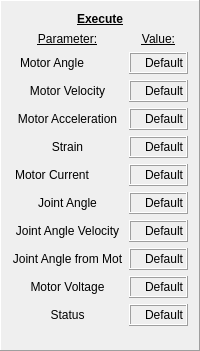
      <widget class="QFrame" name="frame_3">
       <property name="frameShape">
        <enum>QFrame::Panel</enum>
       </property>
       <property name="frameShadow">
        <enum>QFrame::Raised</enum>
       </property>
       <layout class="QVBoxLayout" name="verticalLayout_2">
        <item>
         <widget class="QLabel" name="label_20">
          <property name="text">
           <string>&lt;html&gt;&lt;head/&gt;&lt;body&gt;&lt;p align=&quot;center&quot;&gt;&lt;span style=&quot; font-weight:600; text-decoration: underline;&quot;&gt;Execute&lt;/span&gt;&lt;/p&gt;&lt;/body&gt;&lt;/html&gt;</string>
          </property>
         </widget>
        </item>
        <item>
         <layout class="QGridLayout" name="gridLayout_2" rowstretch="3,0,0,0,0,0,0,0,0,0,0">
          <item row="3" column="1">
           <widget class="QLabel" name="disp_mot_acc">
            <property name="sizePolicy">
             <sizepolicy hsizetype="Preferred" vsizetype="Preferred">
              <horstretch>0</horstretch>
              <verstretch>0</verstretch>
             </sizepolicy>
            </property>
            <property name="minimumSize">
             <size>
              <width>50</width>
              <height>22</height>
             </size>
            </property>
            <property name="maximumSize">
             <size>
              <width>200</width>
              <height>16777215</height>
             </size>
            </property>
            <property name="baseSize">
             <size>
              <width>50</width>
              <height>0</height>
             </size>
            </property>
            <property name="autoFillBackground">
             <bool>false</bool>
            </property>
            <property name="frameShape">
             <enum>QFrame::Box</enum>
            </property>
            <property name="frameShadow">
             <enum>QFrame::Raised</enum>
            </property>
            <property name="lineWidth">
             <number>1</number>
            </property>
            <property name="text">
             <string>Default</string>
            </property>
            <property name="alignment">
             <set>Qt::AlignRight|Qt::AlignTrailing|Qt::AlignVCenter</set>
            </property>
           </widget>
          </item>
          <item row="3" column="0">
           <widget class="QLabel" name="label_42">
            <property name="sizePolicy">
             <sizepolicy hsizetype="Preferred" vsizetype="Preferred">
              <horstretch>0</horstretch>
              <verstretch>0</verstretch>
             </sizepolicy>
            </property>
            <property name="minimumSize">
             <size>
              <width>80</width>
              <height>0</height>
             </size>
            </property>
            <property name="layoutDirection">
             <enum>Qt::LeftToRight</enum>
            </property>
            <property name="text">
             <string>&lt;html&gt;&lt;head/&gt;&lt;body&gt;&lt;p&gt;Motor Acceleration&lt;/p&gt;&lt;/body&gt;&lt;/html&gt;</string>
            </property>
            <property name="alignment">
             <set>Qt::AlignCenter</set>
            </property>
           </widget>
          </item>
          <item row="2" column="0">
           <widget class="QLabel" name="label_32">
            <property name="sizePolicy">
             <sizepolicy hsizetype="Preferred" vsizetype="Preferred">
              <horstretch>0</horstretch>
              <verstretch>0</verstretch>
             </sizepolicy>
            </property>
            <property name="minimumSize">
             <size>
              <width>80</width>
              <height>0</height>
             </size>
            </property>
            <property name="layoutDirection">
             <enum>Qt::LeftToRight</enum>
            </property>
            <property name="text">
             <string>&lt;html&gt;&lt;head/&gt;&lt;body&gt;&lt;p&gt;Motor Velocity&lt;/p&gt;&lt;/body&gt;&lt;/html&gt;</string>
            </property>
            <property name="alignment">
             <set>Qt::AlignCenter</set>
            </property>
           </widget>
          </item>
          <item row="5" column="0">
           <widget class="QLabel" name="label_29">
            <property name="sizePolicy">
             <sizepolicy hsizetype="Preferred" vsizetype="Preferred">
              <horstretch>0</horstretch>
              <verstretch>0</verstretch>
             </sizepolicy>
            </property>
            <property name="minimumSize">
             <size>
              <width>80</width>
              <height>0</height>
             </size>
            </property>
            <property name="maximumSize">
             <size>
              <width>80</width>
              <height>16777215</height>
             </size>
            </property>
            <property name="layoutDirection">
             <enum>Qt::LeftToRight</enum>
            </property>
            <property name="text">
             <string>&lt;html&gt;&lt;head/&gt;&lt;body&gt;&lt;p&gt;Motor Current&lt;/p&gt;&lt;/body&gt;&lt;/html&gt;</string>
            </property>
            <property name="alignment">
             <set>Qt::AlignCenter</set>
            </property>
           </widget>
          </item>
          <item row="6" column="0">
           <widget class="QLabel" name="label_27">
            <property name="sizePolicy">
             <sizepolicy hsizetype="Preferred" vsizetype="Preferred">
              <horstretch>0</horstretch>
              <verstretch>0</verstretch>
             </sizepolicy>
            </property>
            <property name="minimumSize">
             <size>
              <width>80</width>
              <height>0</height>
             </size>
            </property>
            <property name="maximumSize">
             <size>
              <width>16777215</width>
              <height>16777215</height>
             </size>
            </property>
            <property name="layoutDirection">
             <enum>Qt::LeftToRight</enum>
            </property>
            <property name="text">
             <string>&lt;html&gt;&lt;head/&gt;&lt;body&gt;&lt;p&gt;Joint Angle&lt;/p&gt;&lt;/body&gt;&lt;/html&gt;</string>
            </property>
            <property name="alignment">
             <set>Qt::AlignCenter</set>
            </property>
           </widget>
          </item>
          <item row="1" column="0">
           <widget class="QLabel" name="label_31">
            <property name="sizePolicy">
             <sizepolicy hsizetype="Preferred" vsizetype="Preferred">
              <horstretch>0</horstretch>
              <verstretch>0</verstretch>
             </sizepolicy>
            </property>
            <property name="minimumSize">
             <size>
              <width>80</width>
              <height>0</height>
             </size>
            </property>
            <property name="maximumSize">
             <size>
              <width>80</width>
              <height>16777215</height>
             </size>
            </property>
            <property name="layoutDirection">
             <enum>Qt::LeftToRight</enum>
            </property>
            <property name="text">
             <string>&lt;html&gt;&lt;head/&gt;&lt;body&gt;&lt;p&gt;Motor Angle&lt;/p&gt;&lt;/body&gt;&lt;/html&gt;</string>
            </property>
            <property name="alignment">
             <set>Qt::AlignCenter</set>
            </property>
           </widget>
          </item>
          <item row="6" column="1">
           <widget class="QLabel" name="disp_joint_angle">
            <property name="sizePolicy">
             <sizepolicy hsizetype="Preferred" vsizetype="Preferred">
              <horstretch>0</horstretch>
              <verstretch>0</verstretch>
             </sizepolicy>
            </property>
            <property name="minimumSize">
             <size>
              <width>50</width>
              <height>22</height>
             </size>
            </property>
            <property name="maximumSize">
             <size>
              <width>200</width>
              <height>16777215</height>
             </size>
            </property>
            <property name="baseSize">
             <size>
              <width>50</width>
              <height>0</height>
             </size>
            </property>
            <property name="autoFillBackground">
             <bool>false</bool>
            </property>
            <property name="frameShape">
             <enum>QFrame::Box</enum>
            </property>
            <property name="frameShadow">
             <enum>QFrame::Raised</enum>
            </property>
            <property name="lineWidth">
             <number>1</number>
            </property>
            <property name="text">
             <string>Default</string>
            </property>
            <property name="alignment">
             <set>Qt::AlignRight|Qt::AlignTrailing|Qt::AlignVCenter</set>
            </property>
           </widget>
          </item>
          <item row="5" column="1">
           <widget class="QLabel" name="disp_current_mot">
            <property name="sizePolicy">
             <sizepolicy hsizetype="Preferred" vsizetype="Preferred">
              <horstretch>0</horstretch>
              <verstretch>0</verstretch>
             </sizepolicy>
            </property>
            <property name="minimumSize">
             <size>
              <width>50</width>
              <height>22</height>
             </size>
            </property>
            <property name="maximumSize">
             <size>
              <width>200</width>
              <height>16777215</height>
             </size>
            </property>
            <property name="baseSize">
             <size>
              <width>50</width>
              <height>0</height>
             </size>
            </property>
            <property name="autoFillBackground">
             <bool>false</bool>
            </property>
            <property name="frameShape">
             <enum>QFrame::Box</enum>
            </property>
            <property name="frameShadow">
             <enum>QFrame::Raised</enum>
            </property>
            <property name="lineWidth">
             <number>1</number>
            </property>
            <property name="text">
             <string>Default</string>
            </property>
            <property name="alignment">
             <set>Qt::AlignRight|Qt::AlignTrailing|Qt::AlignVCenter</set>
            </property>
           </widget>
          </item>
          <item row="0" column="1">
           <widget class="QLabel" name="label_41">
            <property name="sizePolicy">
             <sizepolicy hsizetype="Preferred" vsizetype="Preferred">
              <horstretch>0</horstretch>
              <verstretch>0</verstretch>
             </sizepolicy>
            </property>
            <property name="minimumSize">
             <size>
              <width>50</width>
              <height>0</height>
             </size>
            </property>
            <property name="text">
             <string>&lt;html&gt;&lt;head/&gt;&lt;body&gt;&lt;p&gt;&lt;span style=&quot; text-decoration: underline;&quot;&gt;Value:&lt;/span&gt;&lt;/p&gt;&lt;/body&gt;&lt;/html&gt;</string>
            </property>
            <property name="alignment">
             <set>Qt::AlignCenter</set>
            </property>
           </widget>
          </item>
          <item row="4" column="1">
           <widget class="QLabel" name="disp_strain">
            <property name="sizePolicy">
             <sizepolicy hsizetype="Preferred" vsizetype="Preferred">
              <horstretch>0</horstretch>
              <verstretch>0</verstretch>
             </sizepolicy>
            </property>
            <property name="minimumSize">
             <size>
              <width>50</width>
              <height>22</height>
             </size>
            </property>
            <property name="maximumSize">
             <size>
              <width>200</width>
              <height>16777215</height>
             </size>
            </property>
            <property name="baseSize">
             <size>
              <width>50</width>
              <height>0</height>
             </size>
            </property>
            <property name="autoFillBackground">
             <bool>false</bool>
            </property>
            <property name="frameShape">
             <enum>QFrame::Box</enum>
            </property>
            <property name="frameShadow">
             <enum>QFrame::Raised</enum>
            </property>
            <property name="lineWidth">
             <number>1</number>
            </property>
            <property name="text">
             <string>Default</string>
            </property>
            <property name="alignment">
             <set>Qt::AlignRight|Qt::AlignTrailing|Qt::AlignVCenter</set>
            </property>
           </widget>
          </item>
          <item row="1" column="1">
           <widget class="QLabel" name="disp_mot_ang">
            <property name="sizePolicy">
             <sizepolicy hsizetype="Preferred" vsizetype="Preferred">
              <horstretch>0</horstretch>
              <verstretch>0</verstretch>
             </sizepolicy>
            </property>
            <property name="minimumSize">
             <size>
              <width>50</width>
              <height>22</height>
             </size>
            </property>
            <property name="maximumSize">
             <size>
              <width>200</width>
              <height>16777215</height>
             </size>
            </property>
            <property name="baseSize">
             <size>
              <width>50</width>
              <height>0</height>
             </size>
            </property>
            <property name="autoFillBackground">
             <bool>false</bool>
            </property>
            <property name="frameShape">
             <enum>QFrame::Box</enum>
            </property>
            <property name="frameShadow">
             <enum>QFrame::Raised</enum>
            </property>
            <property name="lineWidth">
             <number>1</number>
            </property>
            <property name="text">
             <string>Default</string>
            </property>
            <property name="alignment">
             <set>Qt::AlignRight|Qt::AlignTrailing|Qt::AlignVCenter</set>
            </property>
           </widget>
          </item>
          <item row="2" column="1">
           <widget class="QLabel" name="disp_mot_vel">
            <property name="sizePolicy">
             <sizepolicy hsizetype="Preferred" vsizetype="Preferred">
              <horstretch>0</horstretch>
              <verstretch>0</verstretch>
             </sizepolicy>
            </property>
            <property name="minimumSize">
             <size>
              <width>50</width>
              <height>22</height>
             </size>
            </property>
            <property name="maximumSize">
             <size>
              <width>200</width>
              <height>16777215</height>
             </size>
            </property>
            <property name="baseSize">
             <size>
              <width>50</width>
              <height>0</height>
             </size>
            </property>
            <property name="autoFillBackground">
             <bool>false</bool>
            </property>
            <property name="frameShape">
             <enum>QFrame::Box</enum>
            </property>
            <property name="frameShadow">
             <enum>QFrame::Raised</enum>
            </property>
            <property name="lineWidth">
             <number>1</number>
            </property>
            <property name="text">
             <string>Default</string>
            </property>
            <property name="alignment">
             <set>Qt::AlignRight|Qt::AlignTrailing|Qt::AlignVCenter</set>
            </property>
           </widget>
          </item>
          <item row="4" column="0">
           <widget class="QLabel" name="label_23">
            <property name="sizePolicy">
             <sizepolicy hsizetype="Preferred" vsizetype="Preferred">
              <horstretch>0</horstretch>
              <verstretch>0</verstretch>
             </sizepolicy>
            </property>
            <property name="minimumSize">
             <size>
              <width>80</width>
              <height>0</height>
             </size>
            </property>
            <property name="layoutDirection">
             <enum>Qt::LeftToRight</enum>
            </property>
            <property name="text">
             <string>&lt;html&gt;&lt;head/&gt;&lt;body&gt;&lt;p&gt;Strain&lt;/p&gt;&lt;/body&gt;&lt;/html&gt;</string>
            </property>
            <property name="alignment">
             <set>Qt::AlignCenter</set>
            </property>
           </widget>
          </item>
          <item row="9" column="0">
           <widget class="QLabel" name="label_44">
            <property name="sizePolicy">
             <sizepolicy hsizetype="Preferred" vsizetype="Preferred">
              <horstretch>0</horstretch>
              <verstretch>0</verstretch>
             </sizepolicy>
            </property>
            <property name="minimumSize">
             <size>
              <width>80</width>
              <height>0</height>
             </size>
            </property>
            <property name="layoutDirection">
             <enum>Qt::LeftToRight</enum>
            </property>
            <property name="text">
             <string>Motor Voltage</string>
            </property>
            <property name="alignment">
             <set>Qt::AlignCenter</set>
            </property>
           </widget>
          </item>
          <item row="0" column="0">
           <widget class="QLabel" name="label_38">
            <property name="sizePolicy">
             <sizepolicy hsizetype="Preferred" vsizetype="Preferred">
              <horstretch>0</horstretch>
              <verstretch>0</verstretch>
             </sizepolicy>
            </property>
            <property name="text">
             <string>&lt;html&gt;&lt;head/&gt;&lt;body&gt;&lt;p align=&quot;center&quot;&gt;&lt;span style=&quot; text-decoration: underline;&quot;&gt;Parameter:&lt;/span&gt;&lt;/p&gt;&lt;/body&gt;&lt;/html&gt;</string>
            </property>
           </widget>
          </item>
          <item row="9" column="1">
           <widget class="QLabel" name="disp_mot_volt">
            <property name="sizePolicy">
             <sizepolicy hsizetype="Preferred" vsizetype="Preferred">
              <horstretch>0</horstretch>
              <verstretch>0</verstretch>
             </sizepolicy>
            </property>
            <property name="minimumSize">
             <size>
              <width>50</width>
              <height>22</height>
             </size>
            </property>
            <property name="maximumSize">
             <size>
              <width>200</width>
              <height>16777215</height>
             </size>
            </property>
            <property name="baseSize">
             <size>
              <width>50</width>
              <height>0</height>
             </size>
            </property>
            <property name="autoFillBackground">
             <bool>false</bool>
            </property>
            <property name="frameShape">
             <enum>QFrame::Box</enum>
            </property>
            <property name="frameShadow">
             <enum>QFrame::Raised</enum>
            </property>
            <property name="lineWidth">
             <number>1</number>
            </property>
            <property name="text">
             <string>Default</string>
            </property>
            <property name="alignment">
             <set>Qt::AlignRight|Qt::AlignTrailing|Qt::AlignVCenter</set>
            </property>
           </widget>
          </item>
          <item row="10" column="0">
           <widget class="QLabel" name="label_22">
            <property name="sizePolicy">
             <sizepolicy hsizetype="Preferred" vsizetype="Preferred">
              <horstretch>0</horstretch>
              <verstretch>0</verstretch>
             </sizepolicy>
            </property>
            <property name="minimumSize">
             <size>
              <width>80</width>
              <height>0</height>
             </size>
            </property>
            <property name="layoutDirection">
             <enum>Qt::LeftToRight</enum>
            </property>
            <property name="text">
             <string>Status</string>
            </property>
            <property name="alignment">
             <set>Qt::AlignCenter</set>
            </property>
           </widget>
          </item>
          <item row="10" column="1">
           <widget class="QLabel" name="disp_ex_stat">
            <property name="sizePolicy">
             <sizepolicy hsizetype="Preferred" vsizetype="Preferred">
              <horstretch>0</horstretch>
              <verstretch>0</verstretch>
             </sizepolicy>
            </property>
            <property name="minimumSize">
             <size>
              <width>50</width>
              <height>22</height>
             </size>
            </property>
            <property name="maximumSize">
             <size>
              <width>200</width>
              <height>16777215</height>
             </size>
            </property>
            <property name="baseSize">
             <size>
              <width>50</width>
              <height>0</height>
             </size>
            </property>
            <property name="autoFillBackground">
             <bool>false</bool>
            </property>
            <property name="frameShape">
             <enum>QFrame::Box</enum>
            </property>
            <property name="frameShadow">
             <enum>QFrame::Raised</enum>
            </property>
            <property name="lineWidth">
             <number>1</number>
            </property>
            <property name="text">
             <string>Default</string>
            </property>
            <property name="alignment">
             <set>Qt::AlignRight|Qt::AlignTrailing|Qt::AlignVCenter</set>
            </property>
           </widget>
          </item>
          <item row="7" column="0">
           <widget class="QLabel" name="label_48">
            <property name="sizePolicy">
             <sizepolicy hsizetype="Preferred" vsizetype="Preferred">
              <horstretch>0</horstretch>
              <verstretch>0</verstretch>
             </sizepolicy>
            </property>
            <property name="minimumSize">
             <size>
              <width>80</width>
              <height>0</height>
             </size>
            </property>
            <property name="maximumSize">
             <size>
              <width>16777215</width>
              <height>16777215</height>
             </size>
            </property>
            <property name="layoutDirection">
             <enum>Qt::LeftToRight</enum>
            </property>
            <property name="text">
             <string>&lt;html&gt;&lt;head/&gt;&lt;body&gt;&lt;p&gt;Joint Angle Velocity&lt;/p&gt;&lt;/body&gt;&lt;/html&gt;</string>
            </property>
            <property name="alignment">
             <set>Qt::AlignCenter</set>
            </property>
           </widget>
          </item>
          <item row="7" column="1">
           <widget class="QLabel" name="disp_joint_angle_vel">
            <property name="sizePolicy">
             <sizepolicy hsizetype="Preferred" vsizetype="Preferred">
              <horstretch>0</horstretch>
              <verstretch>0</verstretch>
             </sizepolicy>
            </property>
            <property name="minimumSize">
             <size>
              <width>50</width>
              <height>22</height>
             </size>
            </property>
            <property name="maximumSize">
             <size>
              <width>200</width>
              <height>16777215</height>
             </size>
            </property>
            <property name="baseSize">
             <size>
              <width>50</width>
              <height>0</height>
             </size>
            </property>
            <property name="autoFillBackground">
             <bool>false</bool>
            </property>
            <property name="frameShape">
             <enum>QFrame::Box</enum>
            </property>
            <property name="frameShadow">
             <enum>QFrame::Raised</enum>
            </property>
            <property name="lineWidth">
             <number>1</number>
            </property>
            <property name="text">
             <string>Default</string>
            </property>
            <property name="alignment">
             <set>Qt::AlignRight|Qt::AlignTrailing|Qt::AlignVCenter</set>
            </property>
           </widget>
          </item>
          <item row="8" column="0">
           <widget class="QLabel" name="label_49">
            <property name="sizePolicy">
             <sizepolicy hsizetype="Preferred" vsizetype="Preferred">
              <horstretch>0</horstretch>
              <verstretch>0</verstretch>
             </sizepolicy>
            </property>
            <property name="minimumSize">
             <size>
              <width>100</width>
              <height>0</height>
             </size>
            </property>
            <property name="maximumSize">
             <size>
              <width>16777215</width>
              <height>16777215</height>
             </size>
            </property>
            <property name="layoutDirection">
             <enum>Qt::LeftToRight</enum>
            </property>
            <property name="text">
             <string>&lt;html&gt;&lt;head/&gt;&lt;body&gt;&lt;p&gt;Joint Angle from Mot&lt;/p&gt;&lt;/body&gt;&lt;/html&gt;</string>
            </property>
            <property name="alignment">
             <set>Qt::AlignCenter</set>
            </property>
           </widget>
          </item>
          <item row="8" column="1">
           <widget class="QLabel" name="disp_joint_angle_from_mot">
            <property name="sizePolicy">
             <sizepolicy hsizetype="Preferred" vsizetype="Preferred">
              <horstretch>0</horstretch>
              <verstretch>0</verstretch>
             </sizepolicy>
            </property>
            <property name="minimumSize">
             <size>
              <width>50</width>
              <height>22</height>
             </size>
            </property>
            <property name="maximumSize">
             <size>
              <width>200</width>
              <height>16777215</height>
             </size>
            </property>
            <property name="baseSize">
             <size>
              <width>50</width>
              <height>0</height>
             </size>
            </property>
            <property name="autoFillBackground">
             <bool>false</bool>
            </property>
            <property name="frameShape">
             <enum>QFrame::Box</enum>
            </property>
            <property name="frameShadow">
             <enum>QFrame::Raised</enum>
            </property>
            <property name="lineWidth">
             <number>1</number>
            </property>
            <property name="text">
             <string>Default</string>
            </property>
            <property name="alignment">
             <set>Qt::AlignRight|Qt::AlignTrailing|Qt::AlignVCenter</set>
            </property>
           </widget>
          </item>
         </layout>
        </item>
        <item>
         <spacer name="verticalSpacer_3">
          <property name="orientation">
           <enum>Qt::Vertical</enum>
          </property>
          <property name="sizeHint" stdset="0">
           <size>
            <width>20</width>
            <height>13</height>
           </size>
          </property>
         </spacer>
        </item>
       </layout>
      </widget>
